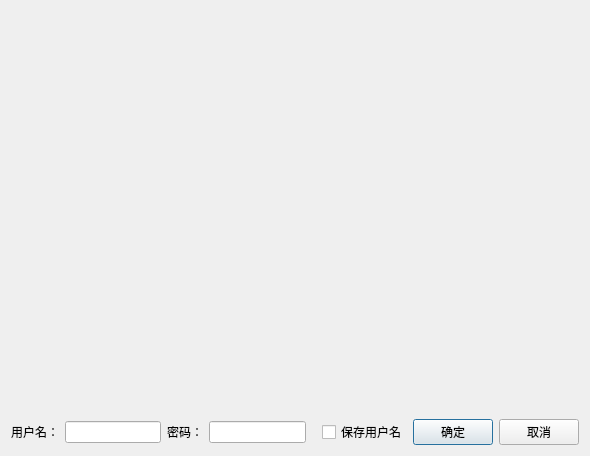
<?xml version="1.0" encoding="UTF-8"?>
<ui version="4.0">
 <class>QDialogLogin</class>
 <widget class="QDialog" name="QDialogLogin">
  <property name="geometry">
   <rect>
    <x>0</x>
    <y>0</y>
    <width>590</width>
    <height>456</height>
   </rect>
  </property>
  <property name="maximumSize">
   <size>
    <width>1938</width>
    <height>456</height>
   </size>
  </property>
  <property name="windowTitle">
   <string>Dialog</string>
  </property>
  <layout class="QVBoxLayout" name="verticalLayout">
   <item>
    <widget class="QLabel" name="label">
     <property name="minimumSize">
      <size>
       <width>0</width>
       <height>373</height>
      </size>
     </property>
     <property name="maximumSize">
      <size>
       <width>572</width>
       <height>402</height>
      </size>
     </property>
     <property name="text">
      <string/>
     </property>
     <property name="pixmap">
      <pixmap resource="img.qrc">:/image/image/senery.jfif</pixmap>
     </property>
     <property name="scaledContents">
      <bool>true</bool>
     </property>
    </widget>
   </item>
   <item>
    <spacer name="verticalSpacer">
     <property name="orientation">
      <enum>Qt::Vertical</enum>
     </property>
     <property name="sizeHint" stdset="0">
      <size>
       <width>20</width>
       <height>26</height>
      </size>
     </property>
    </spacer>
   </item>
   <item>
    <layout class="QHBoxLayout" name="horizontalLayout">
     <item>
      <widget class="QLabel" name="label_2">
       <property name="text">
        <string>用户名：</string>
       </property>
      </widget>
     </item>
     <item>
      <widget class="QLineEdit" name="editUser"/>
     </item>
     <item>
      <widget class="QLabel" name="label_3">
       <property name="text">
        <string>密码：</string>
       </property>
      </widget>
     </item>
     <item>
      <widget class="QLineEdit" name="editPWSD"/>
     </item>
     <item>
      <spacer name="horizontalSpacer">
       <property name="orientation">
        <enum>Qt::Horizontal</enum>
       </property>
       <property name="sizeHint" stdset="0">
        <size>
         <width>22</width>
         <height>20</height>
        </size>
       </property>
      </spacer>
     </item>
     <item>
      <widget class="QCheckBox" name="checkBox_Save">
       <property name="text">
        <string>保存用户名</string>
       </property>
      </widget>
     </item>
     <item>
      <widget class="QPushButton" name="btnOK">
       <property name="text">
        <string>确定</string>
       </property>
      </widget>
     </item>
     <item>
      <widget class="QPushButton" name="pushButton_2">
       <property name="text">
        <string>取消</string>
       </property>
      </widget>
     </item>
    </layout>
   </item>
  </layout>
 </widget>
 <resources>
  <include location="img.qrc"/>
 </resources>
 <connections/>
</ui>
